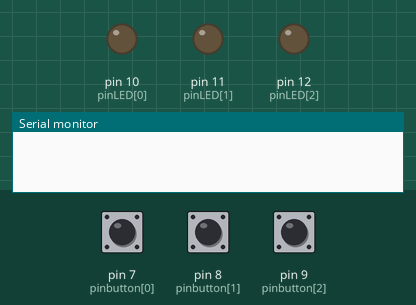
A sketch run on a simulated Arduino Uno, built with avr-gcc and run on an emulated ATmega328P. Parts: output pins drawn as LEDs (lit = HIGH), the last lines printed to the serial monitor. Dashed ring = blinking. The test bench sets the inputs (shaded band); at power-on: pin 8 (pinbutton[1]) HIGH, pin 7 (pinbutton[0]) HIGH, pin 9 (pinbutton[2]) HIGH.

Above: at 1.2 s.
1.3 s: pin 8 (pinbutton[1]) pulled LOW for 0.15 s
At 2.1 s:
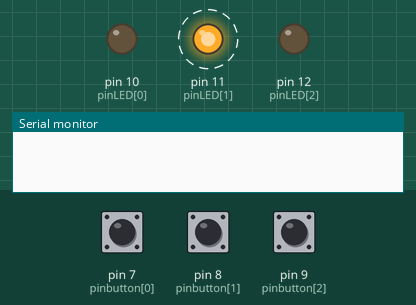
4.4 s: pin 7 (pinbutton[0]) pulled LOW for 0.15 s
At 5.0 s:
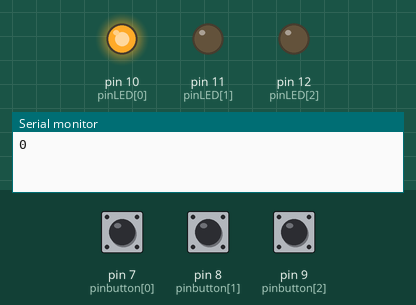
7.5 s: pin 9 (pinbutton[2]) pulled LOW for 0.15 s
At 8.6 s:
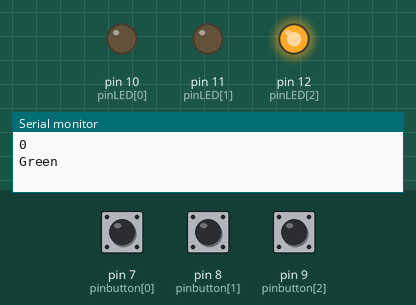
10.6 s: pin 9 (pinbutton[2]) pulled LOW for 1 s
At 14.4 s:
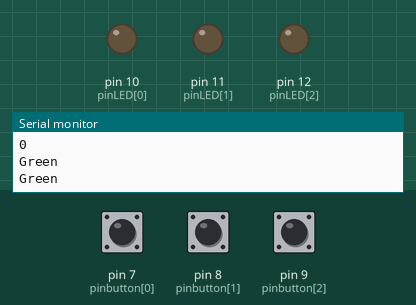
14.6 s: pin 9 (pinbutton[2]) pulled LOW for 3.2 s
At 15.2 s:
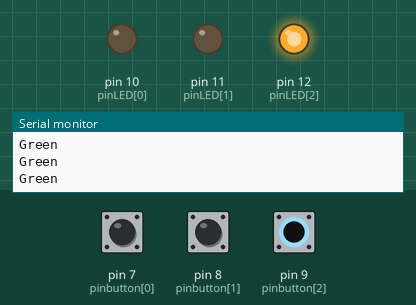
19.3 s: pin 7 (pinbutton[0]) driven LOW and pin 8 (pinbutton[1]) driven LOW
At 20.2 s:
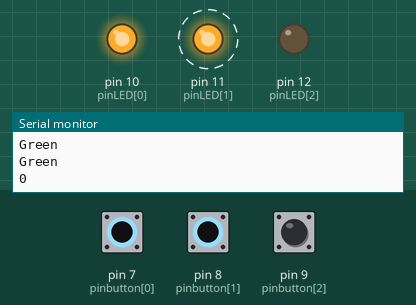
Timing chart, 0 to 23.3 s (numbered marks = the images above; inputs shaded):
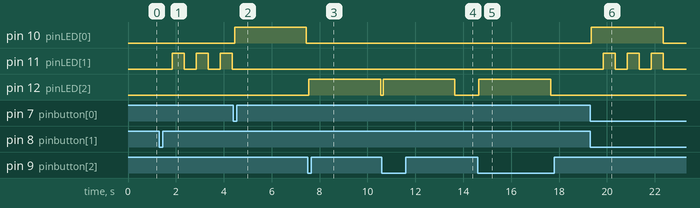

Measured:
- after the input at 1.3 s, pin 11 (pinLED[1]): alternates HIGH for 0.50 s and LOW for 0.50 s, starting after 0.55 s
- after the input at 4.4 s, pin 10 (pinLED[0]): LOW → HIGH after 0.05 s, → LOW 3.0 s later
- after the input at 7.5 s, pin 12 (pinLED[2]): LOW → HIGH after 0.05 s, → LOW 3.0 s later
- after the input at 10.6 s, pin 12 (pinLED[2]): LOW → HIGH after 0.05 s, → LOW 3.0 s later
- after the input at 14.6 s, pin 12 (pinLED[2]): LOW → HIGH after 0.05 s, → LOW 3.0 s later
- after the input at 19.3 s, pin 10 (pinLED[0]): LOW → HIGH after 0.05 s, → LOW 3.0 s later; pin 11 (pinLED[1]): alternates HIGH for 0.50 s and LOW for 0.50 s, starting after 0.55 s

The sketch:

Priority_LED.ino
```cpp
long buttonstate[3];
long lastbuttonstate[3] = { 1, 1, 1 };
long lastdebouncetime[3];
int debouncedelay = 50;
int reading[3];
int pinbutton[3] = { 7, 8, 9 };
int pinLED[3] = { 10, 11, 12 };
int stateLED[3] = {0,0,0};

int debounce(int button) {
  reading[button] = digitalRead(pinbutton[button]);
  if (reading[button] != lastbuttonstate[button]) {
    lastdebouncetime[button] = millis();
  }
  if (millis() - lastdebouncetime[button] > debouncedelay) {
    if (reading[button] != buttonstate[button]) {
      buttonstate[button] = reading[button];
      // Serial.println(buttonstate[button]);
      if (buttonstate[button] == 0) {
        return 1;
      }
      else {
        return 0;
      }
    }
  }
  lastbuttonstate[button] = reading[button];
  return 0 ;
}
int priority(int btn) {
  // Serial.println(digitalRead(pinLED[led]));
  int check = 0;
  if(btn == 0){
    check = 1;
  }
  else if(btn == 1){
    if(!digitalRead(pinLED[0])){
      check = 1;
    }
  }
  else if(btn == 2){
    if(!digitalRead(pinLED[0]) && !digitalRead(pinLED[1])){
      check = 1;
    }
  }
  return check;
}

int checkG = 0;
long startG = 0;
void Green()
{
  if(checkG)
  {
    startG = millis();
    checkG = 0;
    digitalWrite(pinLED[2],1);
  }
  if(millis() - startG >= 3000)
  {
    digitalWrite(pinLED[2],LOW);
  }
}

int checkR = 0;
long startR = 0;

void Red(){
  if(checkR){
    startR = millis();
    checkR = 0;
    digitalWrite(pinLED[0],HIGH);
  }

  if(millis() - startR >= 3000){
    digitalWrite(pinLED[0],LOW);
  }

}
int checkY= 0;
long startYyai = -3000;
long startYlek = 0;

void Yellow(){
  if(checkY)
  {
    startYyai = millis();
    startYlek = millis();
    checkY = 0;
    //digitalWrite(pinLED[1],1);
  }
  if(millis() - startYyai >= 3000)
  {
    digitalWrite(pinLED[1],0);
  }
  else{
    if(millis() - startYlek >= 1000)
    {
      digitalWrite(pinLED[1],0);
      startYlek = millis();
    }
    else if (millis() - startYlek >= 500)
    {
      digitalWrite(pinLED[1],1);
    }
  }
}

void setup() {
  for (int i = 0; i < 3; i++) {
    pinMode(pinbutton[i], INPUT_PULLUP);
    pinMode(pinLED[i], OUTPUT);
  }
  Serial.begin(9600);
}
void loop() {

    if (debounce(0) && priority(0))
    {
      checkR = 1;
      Serial.println(debounce(0));
    }
    if (debounce(1) && priority(1))
    {
      checkY = 1;
    }
    if (debounce(2) && priority(2))
    {
      checkG = 1;
      Serial.println("Green");
    }


    Red();
    Yellow();
    Green();

}
```
